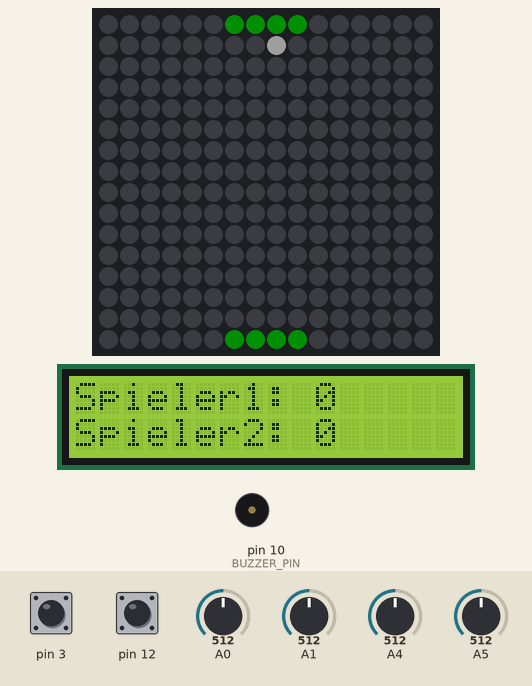
Simulated run of this sketch. Board: Arduino Uno, built with avr-gcc and run on an emulated ATmega328P. Shown: 16×16 RGB LED matrix (first LED top left, wired row by row), 16×2 character LCD, buzzer (waves = sounding). The test bench sets the inputs (shaded band); at power-on: A4 = 512, pin 3 HIGH, pin 12 HIGH, A0 = 512, A1 = 512, A5 = 512. Dim RGB values are drawn brighter than linear; random numbers use the default seed unless the sketch sets one.

Above: at 1.5 s.
1.6 s: A4 set to 610
At 2.3 s:
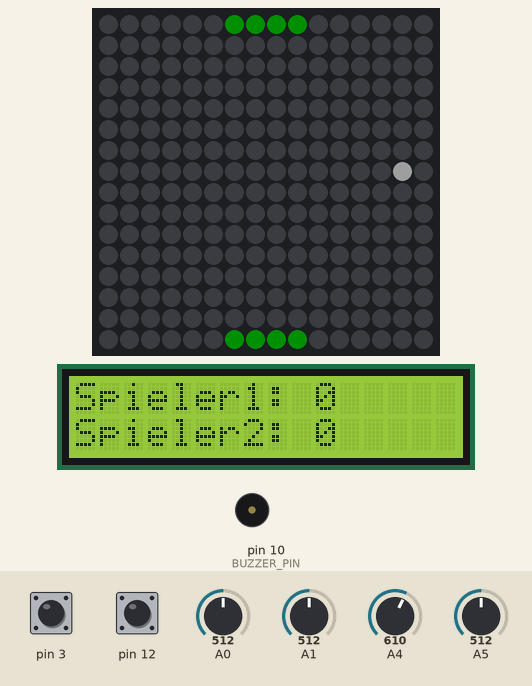
4.6 s: pin 3 pulled LOW for 0.15 s
At 4.96 s:
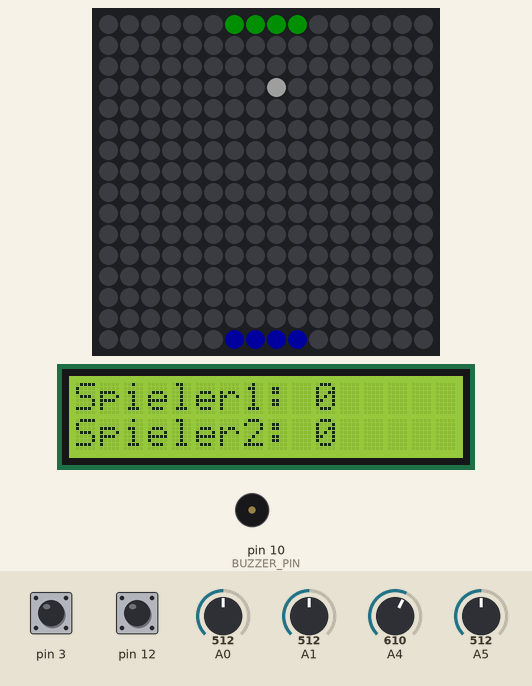
5.3 s: pin 12 pulled LOW for 0.15 s
At 5.64 s:
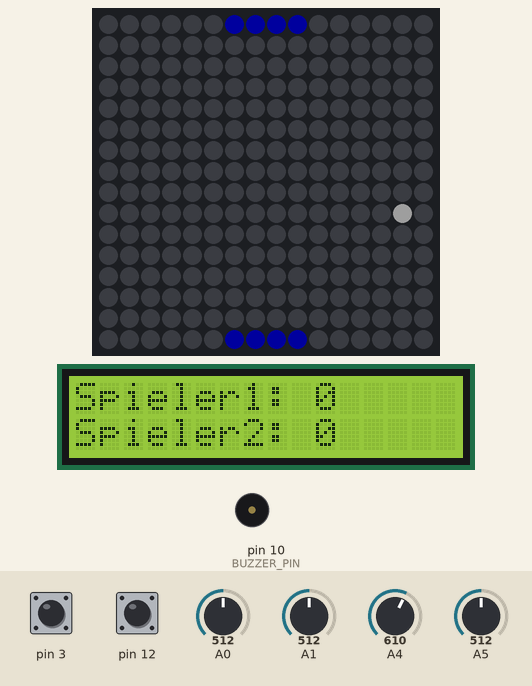
6.0 s: pin 3 pulled LOW for 0.15 s
At 6.45 s:
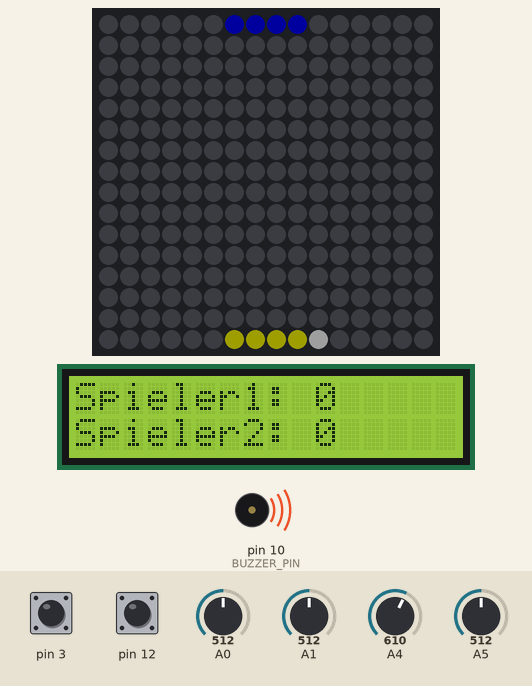
6.7 s: pin 12 pulled LOW for 1 s
At 9.0 s:
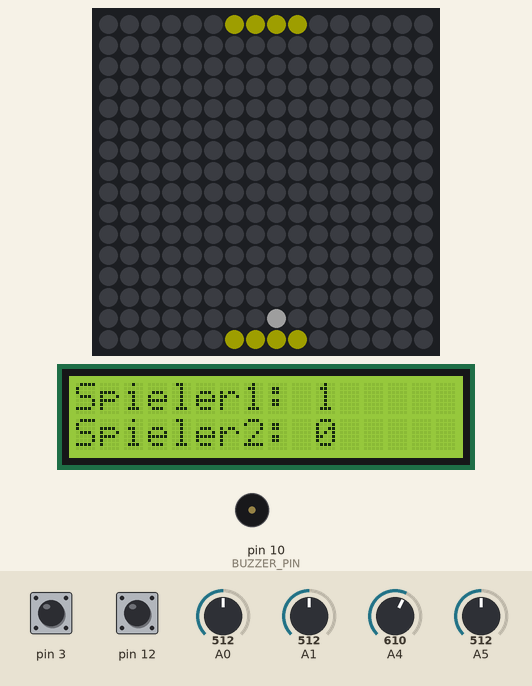
9.3 s: A0 set to 390
At 15.0 s:
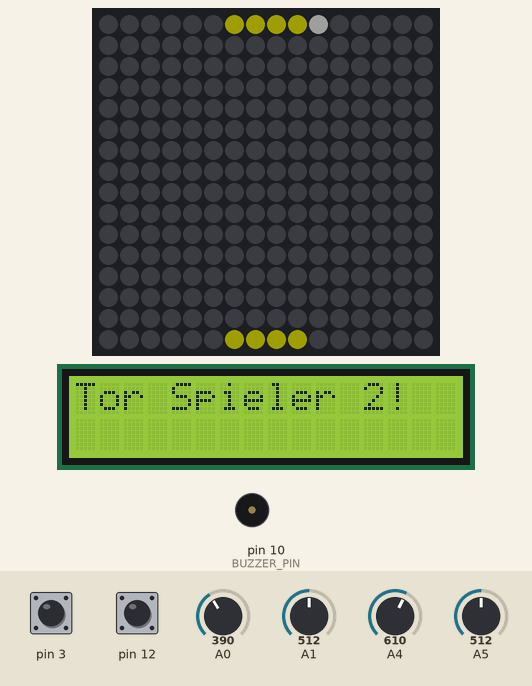
Timing chart, 0 to 15.9 s (numbered marks = the images above; inputs shaded):
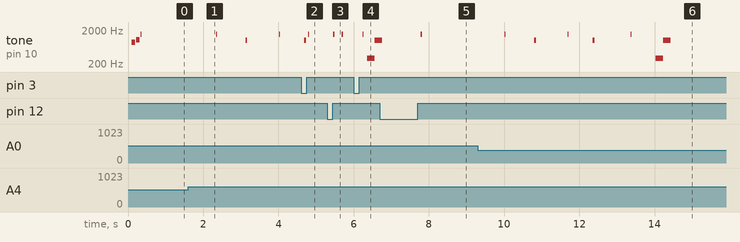

The sketch:

mc_pong.ino
```cpp
#include <Arduino.h>
#include <FastLED.h>
#include "pong_logik.h"
#include "led_matrix.h"
#include "joystick_input.h"
#include "lcd_display.h"
#include "sound.h"

#include <FastLED.h>

// Joystick-LED-Positionen
int led1X = 0, led1Y = 0;
int led2X = WIDTH - 1, led2Y = HEIGHT - 1;

void setup() {
  Serial.begin(9600);
  initMatrix();
  clearMatrix();
  showMatrix();
  initLCD();
  showScore(score1, score2);
  pinMode(BUZZER_PIN, OUTPUT);
  pinMode(12, INPUT_PULLUP);
  pinMode(3, INPUT_PULLUP);

  ballHeld = true;
  heldByPlayer = 1;

  ballX = 1;
  ballY = paddleY1 + PADDLE_HEIGHT / 2;
  ballVX = 0;
  ballVY = 0;
  playStartSound();
}

void loop() {
  // Joysticks lesen
  int x1 = analogRead(A4);
  int y1 = analogRead(A5);
  int b1 = digitalRead(12);
  int x2 = analogRead(A0);
  int y2 = analogRead(A1);
  int b2 = digitalRead(3);

  if (ballHeld) {
    if (heldByPlayer == 1) {
      int x1 = analogRead(A4);
      if (x1 > 600) {
        ballVX = 1;
        ballVY = (random(0, 2) * 2 - 1);
        ballHeld = false;
      }
    } else if (heldByPlayer == 2) {
      int x2 = analogRead(A0);
      if (x2 < 400) {
        ballVX = -1;
        ballVY = (random(0, 2) * 2 - 1);
        ballHeld = false;
      }
    }
  }

  if (ballHeld) {
    if (heldByPlayer == 1) {
      ballX = 1;
      ballY = paddleY1 + PADDLE_HEIGHT / 2;
    } else if (heldByPlayer == 2) {
      ballX = WIDTH - 2;
      ballY = paddleY2 + PADDLE_HEIGHT / 2;
    }
  }

  // Positionen updaten
  handleJoystick(y1, paddleY1);
  handleJoystick(y2, paddleY2);

  // Matrix aktualisieren
  clearMatrix();
  updateBall();
  setPixel(ballX, ballY, CRGB::White);
  CRGB colorp1 = updatePlayerColor1(b1);
  CRGB colorp2 = updatePlayerColor2(b2);

  drawPaddles(colorp1, colorp2);
  showMatrix();
  delay(100);
}
```

joystick_input.cpp
```cpp
#include "Arduino.h"
#include "led_matrix.h"
#include "pong_logik.h"

void handleJoystick(int yVal, int &yPos) {
  if (yVal < 400 && yPos > 0){
    yPos--;
  } else if (yVal > 600 && yPos < HEIGHT - PADDLE_HEIGHT){
    yPos++;
  }
}
```

joystick_input.h
```cpp
#pragma once
void handleJoystick(int yVal, int &yPos);
```

led_matrix.cpp
```cpp
#include "led_matrix.h"
#include "joystick_input.h"
CRGB leds[NUM_LEDS];

void initMatrix() {
  FastLED.addLeds<WS2812B, DATA_PIN, GRB>(leds, NUM_LEDS);
  FastLED.setBrightness(30);
  FastLED.clear();
  FastLED.show();
}

void clearMatrix() {
  FastLED.clear();
}

void showMatrix() {
  FastLED.show();
}

void setPixel(int x, int y, CRGB color) {
  int index = xyToIndex(x, y);
  if (index >= 0 && index < NUM_LEDS) {
    leds[index] = color;
  }
}

int xyToIndex(int x, int y) {
  x = constrain(x, 0, WIDTH - 1);
  y = constrain(y, 0, HEIGHT - 1);

  if (x % 2 == 0) {
    return x * HEIGHT + y;
  } else {
    return x * HEIGHT + (HEIGHT - 1 - y);
  }
}
```

led_matrix.h
```cpp
#pragma once

#include <Arduino.h>
#include <FastLED.h>

constexpr uint8_t WIDTH = 16;
constexpr uint8_t HEIGHT = 16;
constexpr uint16_t NUM_LEDS = WIDTH * HEIGHT;
constexpr uint8_t DATA_PIN = 2;

extern CRGB leds[NUM_LEDS];

void initMatrix();
void clearMatrix();
void showMatrix();
void setPixel(int x, int y, CRGB color);
int xyToIndex(int x, int y);
```

pong_logik.cpp
```cpp
#include "pong_logik.h"
#include "led_matrix.h"
#include "lcd_display.h"
#include "sound.h"
#include <FastLED.h>


// Ball def
int ballX = WIDTH / 2;
int ballY = HEIGHT / 2;
int ballVX = 1;
int ballVY = 1;
int score1 = 0;
int score2 = 0;
int heldByPlayer = 0;
bool ballHeld = false;

// Paddle Positionen
int paddleY1 = HEIGHT / 2 - PADDLE_HEIGHT /2;
int paddleY2 = HEIGHT / 2 - PADDLE_HEIGHT / 2;

const CRGB colors[8] = {
  CRGB::Red,
  CRGB::Green,
  CRGB::Blue,
  CRGB::Yellow,
  CRGB::Orange,
  CRGB::Purple,
  CRGB::Cyan,
  CRGB::White
};


void updateBall() {
  if (ballHeld) return;

  // Ballposition updaten
  ballX += ballVX;
  ballY += ballVY;

  // Bounce oben/unten
  if (ballY <= 0 || ballY >= HEIGHT - 1) {
    ballVY = -ballVY;
    ballY = constrain(ballY, 0, HEIGHT - 1);
    playWallSound();
  }

  // Bounce an Paddle 1 (links)
  if (ballX == 0) {
    if (ballY >= paddleY1 && ballY < paddleY1 + PADDLE_HEIGHT) {
      ballVX = 1;
      playBounceSound();
      if (ballVY == 0) ballVY = (random(0, 2) * 2 - 1);
      ballX = 1;
    }
  }

  // Bounce an Paddle 2 (rechts)
  else if (ballX == WIDTH - 1) {
    if (ballY >= paddleY2 && ballY < paddleY2 + PADDLE_HEIGHT) {
      ballVX = -1;
      playBounceSound();
      if (ballVY == 0) ballVY = (random(0, 2) * 2 - 1);
      ballX = WIDTH - 2;
    }
  }

  // Tor für Spieler 2
  if (ballX < 0) {
    score2++;
    playGoalSound();
    showMessage("Tor Spieler 2!");
    delay(1000);
    showScore(score1, score2);
    checkWin();
    resetBall(-1);
    return;
  }

  // Tor für Spieler 1
  if (ballX > WIDTH - 1) {
    score1++;
    playGoalSound();
    showMessage("Tor Spieler 1!");
    delay(1000);
    showScore(score1, score2);
    checkWin();
    resetBall(1);
    return;
  }

  // Sicherheitsregel
  if (ballVX == 0) ballVX = (random(0, 2) * 2 - 1);
}

void drawPaddles(CRGB colorp1, CRGB colorp2) {
  for (int i = 0; i < PADDLE_HEIGHT; i++) {
    if (paddleY1 + i < HEIGHT) {
      setPixel(0, paddleY1 + i, colorp1);
    }
    if (paddleY2 + i < HEIGHT) {
      setPixel(WIDTH - 1, paddleY2 + i, CRGB(colorp2));
    }
  }
}

void resetBall(int richtung) {
  ballHeld = true;
  heldByPlayer = (richtung == 1) ? 2 : 1;

  ballY = (heldByPlayer == 1) ? paddleY1 + PADDLE_HEIGHT / 2
                              : paddleY2 + PADDLE_HEIGHT / 2;
  ballX = (heldByPlayer == 1) ? 0 : WIDTH - 1;

  ballVX = 0;
  ballVY = 0;
}

void checkWin() {
  if (score1 >= 10) {
    showMessage("1 gewinnt!");
    playEndSound();
    while (true);
  }
  if (score2 >= 10) {
    showMessage("2 gewinnt!");
    playEndSound();
    while (true);
  }
}

CRGB updatePlayerColor1(int b1) {
  static bool lastState = LOW;
  static uint8_t colorIndex = 0;

  if (b1 == HIGH && lastState == LOW) {
    playWallSound();
    colorIndex++;
    if (colorIndex >= 8) {
      colorIndex = 0;
    }
  }
  lastState = b1;

  return colors[colorIndex];
}

CRGB updatePlayerColor2(int b2) {
  static bool lastState = LOW;
  static uint8_t colorIndex = 0;

  if (b2 == HIGH && lastState == LOW) {
    playWallSound();
    colorIndex++;
    if (colorIndex >= 8) {
      colorIndex = 0;
    }
  }
  lastState = b2;

  return colors[colorIndex];
}
```

pong_logik.h
```cpp
#pragma once
#include <FastLED.h>

#define LOW  0
#define HIGH 1

extern int ballX, ballY;
extern int ballVX, ballVY;
extern int paddleY1, paddleY2;
extern int score1, score2;
constexpr int PADDLE_HEIGHT = 4;
extern bool ballHeld;
extern int heldByPlayer;

void updateBall();
CRGB updatePlayerColor1(int b1);
CRGB updatePlayerColor2(int b2);
void drawPaddles(CRGB colorp1, CRGB colorp2);
void resetBall(int richtung);
void checkWin();
```

sound.cpp
```cpp
#include "sound.h"

void playBounceSound() {
  tone(BUZZER_PIN, 1000, 50); // Paddle
}

void playWallSound() {
  tone(BUZZER_PIN, 1500, 30); // Wand (höher, kürzer)
}

void playGoalSound() {
  tone(BUZZER_PIN, 300, 200);
  delay(200);
  tone(BUZZER_PIN, 1000, 200);
}

void playStartSound() {
  tone(BUZZER_PIN, 880, 100);
  delay(120);
  tone(BUZZER_PIN, 1047, 100);
  delay(120);
  tone(BUZZER_PIN, 1319, 100);
}

void playEndSound() {
  tone(BUZZER_PIN, 659, 150);
  delay(200);
  tone(BUZZER_PIN, 523, 200);
  delay(250);
  tone(BUZZER_PIN, 784, 400);
}
```

sound.h
```cpp
#pragma once

#include <Arduino.h>

#define BUZZER_PIN 10

void playBounceSound();
void playWallSound();
void playGoalSound();
void playStartSound();
void playEndSound();
```

lcd_display.cpp
```cpp
#include "lcd_display.h"
#include <LiquidCrystal.h>

LiquidCrystal lcd(8, 9, 4, 5, 6, 7);

void initLCD() {
    lcd.begin(16, 2);
    lcd.clear();
    lcd.setCursor(0, 0);
    lcd.print("PONG bereit!");
}

void showScore(int score1, int score2) {
    lcd.clear();
    lcd.setCursor(0, 0);
    lcd.print("Spieler1: ");
    lcd.print(score1);

    lcd.setCursor(0, 1);
    lcd.print("Spieler2: ");
    lcd.print(score2);
}

void showMessage(const String& text) {
    lcd.clear();
    lcd.setCursor(0, 0);
    lcd.print(text);
}
```

lcd_display.h
```cpp
#pragma once

#include <Arduino.h>

void initLCD();
void showScore(int score1, int score2);
void showMessage(const String& text);
```

Measured:
- after the input at 1.6 s, tone on pin 10 (BUZZER_PIN): plays 1500 Hz for 0.03 s, 1000 Hz for 0.05 s, 1500 Hz for 0.03 s, starting after 0.74 s
- after the input at 9.3 s, tone on pin 10 (BUZZER_PIN): plays 1500 Hz for 0.03 s, 1000 Hz for 0.05 s, 1500 Hz for 0.03 s, 1000 Hz for 0.05 s, 1500 Hz for 0.03 s, 300 Hz for 0.20 s … (7 notes in this stretch), starting after 0.72 s
- by itself, tone on pin 10 (BUZZER_PIN): plays 880 Hz for 0.10 s, 1047 Hz for 0.10 s, 1500 Hz for 0.03 s
- what the display in image 6 shows lasts 1.1 s, from 14.2 s to 15.3 s
